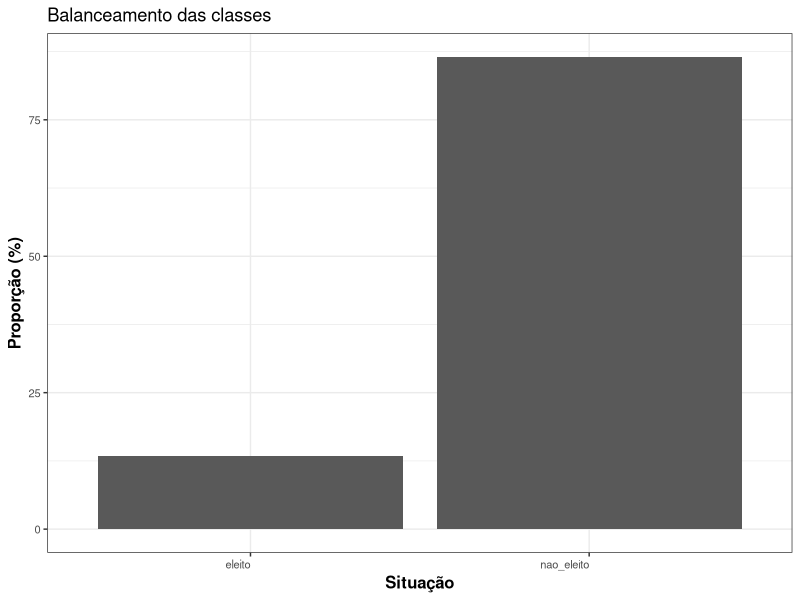

Generate this figure with R: (Note: this script raises an error after producing the figure.)
## ---- chunk 1
## Importanto os dados e bibliotecas necessárias para as respostas das questões!

library(caret)
library(tidyr)
library(dplyr)
library(readr)
theme_set(theme_bw())
## ---- chunk 2
train_set <- read.csv("train.csv")
test_set <- read.csv("test.csv")
train <- train_set %>% select(-nome, -cargo, -sequencial_candidato, -ocupacao, -estado_civil)
test <- test_set %>% select(-nome, -cargo, -sequencial_candidato, -ocupacao, -estado_civil)
## ---- chunk 3
train %>% count(situacao)
## ---- chunk 4
total = nrow(train)
balanceamento_classes <- train %>% count(situacao)
ggplot(balanceamento_classes, aes(y = balanceamento_classes$n/total * 100, x = balanceamento_classes$situacao))+
  geom_bar(stat="identity") +
  labs(title = "Balanceamento das classes", x = "Situação", y = "Proporção (%)") +
  theme(axis.text.x = element_text(angle = 0, hjust = 1), legend.position="none") +
  theme(axis.text=element_text(size=8), axis.title=element_text(size=12,face="bold"))
## ---- chunk 5
train_control <- trainControl(method = "cv", number = 5)
preProcValues <- c("center", "scale", "nzv")
## ---- chunk 6
model.knn <- train(situacao ~ .,
                   data = train,
                   method = "knn",
                   trControl = train_control,
                   preProcess = preProcValues,
                   tuneLength = 20)
model.knn
## ---- chunk 7
regressao.logistica <- train(situacao ~ .,
                  data = train,
                  method="glm",
                  trControl = train_control,
                  family="binomial",
                  tuneLength = 20)
regressao.logistica
## ---- chunk 8
arvore.decisao <- caret::train(situacao ~ .,
                  data = train,
                  method = "rpart",
                  trControl = train_control,
                  cp=0.001,
                  maxdepth=20,
                  preProcess = preProcValues)
arvore.decisao
## ---- chunk 9
adaboost <- train(situacao ~ .,
                  data = train,
                  method = "adaboost",
                  trControl = train_control,
                  preProcess = preProcValues)
adaboost
## ---- chunk 10
dataPartition <- createDataPartition(y = train$situacao, p=0.75, list=FALSE)

train2 <- train[ dataPartition, ]
test2 <- train[ -dataPartition, ]
## ---- chunk 11

train2$prediction <- predict(model.knn, train2)
confMatrix <- confusionMatrix(train2$prediction, train2$situacao)

acuracia_train <- confMatrix$overall['Accuracy']
precisao_train <- precision(confMatrix$table, relevant = "eleito")
recall_train <- recall(confMatrix$table, relevant = "eleito")
f_measure_train <- F_meas(confMatrix$table, relevant = "eleito")


test2$prediction <- predict(model.knn, test2)
confMatrix <- confusionMatrix(test2$prediction, test2$situacao)

acuracia_test <- confMatrix$overall['Accuracy']
precisao_test <- precision(confMatrix$table, relevant = "eleito")
recall_test <- recall(confMatrix$table, relevant = "eleito")
f_measure_test <- F_meas(confMatrix$table, relevant = "eleito")
## ---- chunk 12
print("ACURACIA_TRAIN:")
acuracia_train
print("ACURACIA_TEST:")
acuracia_test
## ---- chunk 13
print("PRECISION_TRAIN:")
precisao_train
print("PRECISION_TEST:")
precisao_test
## ---- chunk 14
print("RECALL_TRAIN:")
recall_train
print("RECALL_TEST:")
recall_test
## ---- chunk 15
print("F-MEASURE_TRAIN:")
f_measure_train
print("F-MEASURE_TEST:")
f_measure_test
## ---- chunk 16

train2$prediction <- predict(regressao.logistica, train2)
confMatrix <- confusionMatrix(train2$prediction, train2$situacao)

acuracia_train <- confMatrix$overall['Accuracy']
precisao_train <- precision(confMatrix$table, relevant = "eleito")
recall_train <- recall(confMatrix$table, relevant = "eleito")
f_measure_train <- F_meas(confMatrix$table, relevant = "eleito")


test2$prediction <- predict(regressao.logistica, test2)
confMatrix <- confusionMatrix(test2$prediction, test2$situacao)

acuracia_test <- confMatrix$overall['Accuracy']
precisao_test <- precision(confMatrix$table, relevant = "eleito")
recall_test <- recall(confMatrix$table, relevant = "eleito")
f_measure_test <- F_meas(confMatrix$table, relevant = "eleito")
## ---- chunk 17
print("ACURACIA_TRAIN:")
acuracia_train
print("ACURACIA_TEST:")
acuracia_test
## ---- chunk 18
print("PRECISION_TRAIN:")
precisao_train
print("PRECISION_TEST:")
precisao_test
## ---- chunk 19
print("RECALL_TRAIN:")
recall_train
print("RECALL_TEST:")
recall_test
## ---- chunk 20
print("F-MEASURE_TRAIN:")
f_measure_train
print("F-MEASURE_TEST:")
f_measure_test
## ---- chunk 21

train2$prediction <- predict(arvore.decisao, train2)
confMatrix <- confusionMatrix(train2$prediction, train2$situacao)

acuracia_train <- confMatrix$overall['Accuracy']
precisao_train <- precision(confMatrix$table, relevant = "eleito")
recall_train <- recall(confMatrix$table, relevant = "eleito")
f_measure_train <- F_meas(confMatrix$table, relevant = "eleito")


test2$prediction <- predict(arvore.decisao, test2)
confMatrix <- confusionMatrix(test2$prediction, test2$situacao)

acuracia_test <- confMatrix$overall['Accuracy']
precisao_test <- precision(confMatrix$table, relevant = "eleito")
recall_test <- recall(confMatrix$table, relevant = "eleito")
f_measure_test <- F_meas(confMatrix$table, relevant = "eleito")
## ---- chunk 22
print("ACURACIA_TRAIN:")
acuracia_train
print("ACURACIA_TEST:")
acuracia_test
## ---- chunk 23
print("PRECISION_TRAIN:")
precisao_train
print("PRECISION_TEST:")
precisao_test
## ---- chunk 24
print("RECALL_TRAIN:")
recall_train
print("RECALL_TEST:")
recall_test
## ---- chunk 25
print("F-MEASURE_TRAIN:")
f_measure_train
print("F-MEASURE_TEST:")
f_measure_test
## ---- chunk 26

train2$prediction <- predict(adaboost, train2)
confMatrix <- confusionMatrix(train2$prediction, train2$situacao)

acuracia_train <- confMatrix$overall['Accuracy']
precisao_train <- precision(confMatrix$table, relevant = "eleito")
recall_train <- recall(confMatrix$table, relevant = "eleito")
f_measure_train <- F_meas(confMatrix$table, relevant = "eleito")


test2$prediction <- predict(adaboost, test2)
confMatrix <- confusionMatrix(test2$prediction, test2$situacao)

acuracia_test <- confMatrix$overall['Accuracy']
precisao_test <- precision(confMatrix$table, relevant = "eleito")
recall_test <- recall(confMatrix$table, relevant = "eleito")
f_measure_test <- F_meas(confMatrix$table, relevant = "eleito")
## ---- chunk 27
print("ACURACIA_TRAIN:")
acuracia_train
print("ACURACIA_TEST:")
acuracia_test
## ---- chunk 28
print("PRECISION_TRAIN:")
precisao_train
print("PRECISION_TEST:")
precisao_test
## ---- chunk 29
print("RECALL_TRAIN:")
recall_train
print("RECALL_TEST:")
recall_test
## ---- chunk 30
print("F-MEASURE_TRAIN:")
f_measure_train
print("F-MEASURE_TEST:")
f_measure_test
## ---- chunk 31
  ggplot(varImp(model.knn)) +
  geom_bar(stat="identity") +
  labs(title="Importância das variáveis - Regressão Logística", y="Importância", x="Variável")
## ---- chunk 32
  ggplot(varImp(regressao.logistica)) +
  geom_bar(stat="identity") +
  labs(title="Importância das variáveis - Regressão Logística", y="Importância", x="Variável")
## ---- chunk 33
   ggplot(varImp(arvore.decisao)) +
  geom_bar(stat="identity") +
  labs(title="Importância das variáveis - Regressão Logística", y="Importância", x="Variável")
## ---- chunk 34
  ggplot(varImp(adaboost)) +
  geom_bar(stat="identity") +
  labs(title="Importância das variáveis - Regressão Logística", y="Importância", x="Variável")
## ---- chunk 35
train <- read.csv("train.csv")
predictions <- predict(model.knn, train)
submission <- data.frame(ID = train$sequencial_candidato, prediction = predictions)
write.csv(submission, "model.knn.csv", row.names = FALSE)
## ---- chunk 36
train <- read.csv("train.csv")
predictions <- predict(arvore.decisao, train)
submission <- data.frame(ID = train$sequencial_candidato, prediction = predictions)
write.csv(submission, "arvore.decisao.csv", row.names = FALSE)
